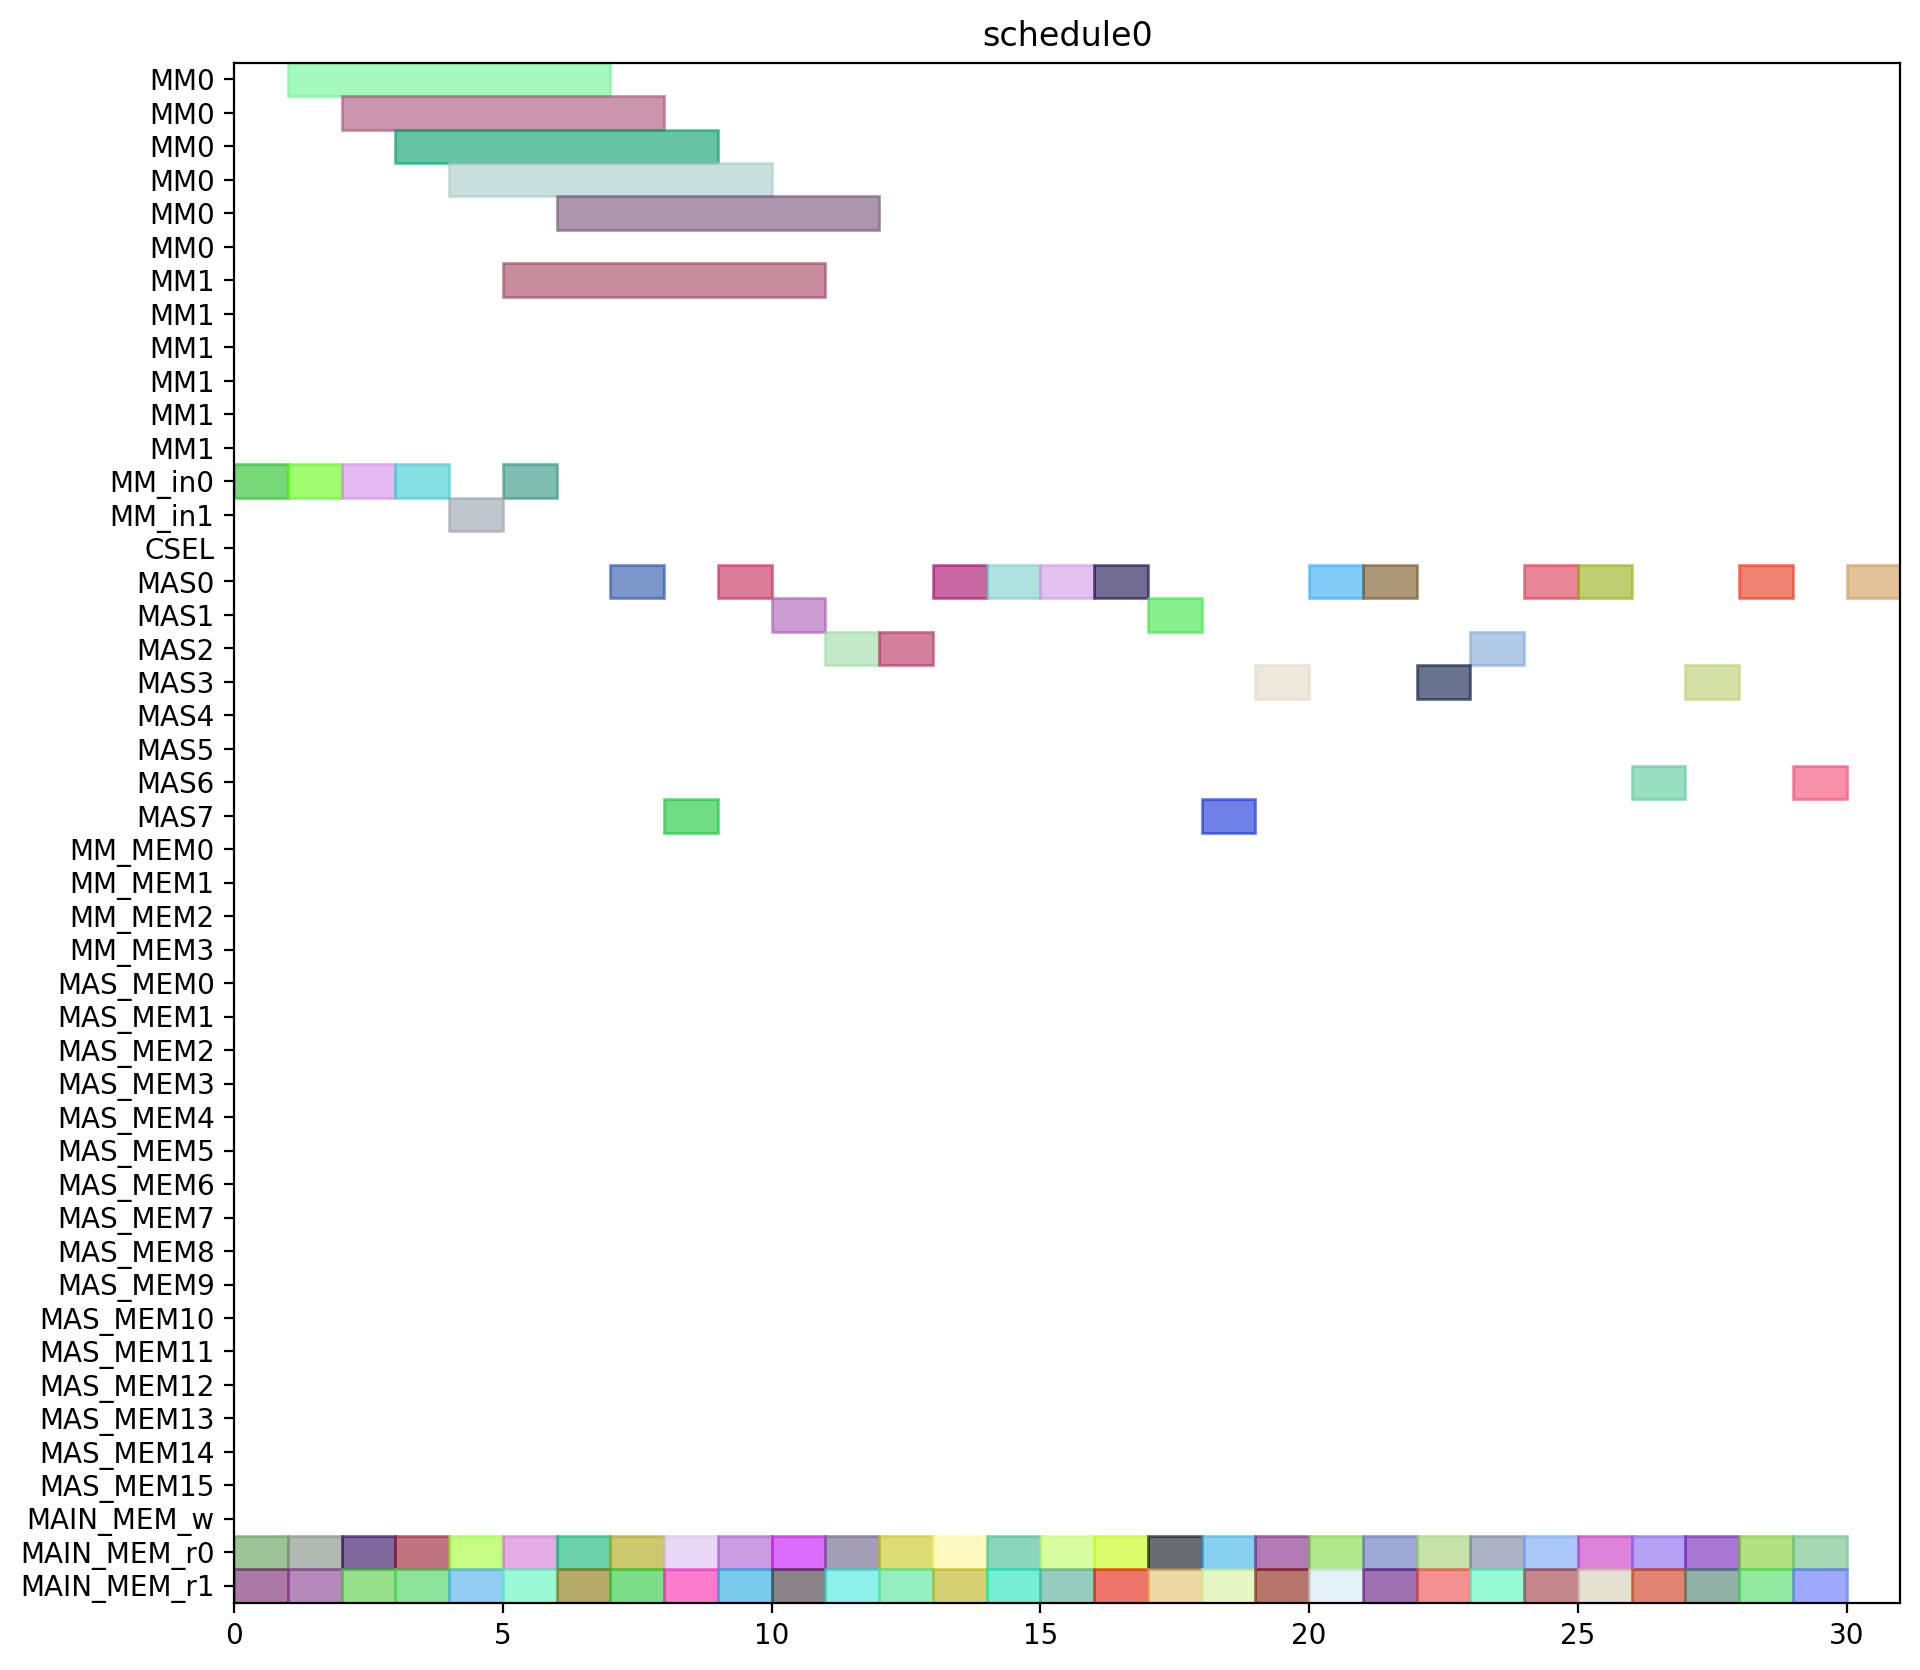

This figure's Python source:
from pyschedule import Scenario, solvers, plotters, alt


def solve():
	horizon = 120
	S = Scenario("schedule0", horizon=horizon)

	# resource
	MM = S.Resources('MM', num=2, size=6)
	MM_in = S.Resources('MM_in', num=2)
	CSEL = S.Resource('CSEL')
	MAS = S.Resources('MAS', num=8, size=1, periods=range(1, horizon))
	MM_MEM = S.Resources('MM_MEM', num=4)
	MAS_MEM = S.Resources('MAS_MEM', num=16)
	MAIN_MEM_w = S.Resource('MAIN_MEM_w', size=1)
	MAIN_MEM_r = S.Resources('MAIN_MEM_r', num=2)

	# result of previous scheduling

	# new tasks
	c_t0_a1_0 = S.Task('c_t0_a1_0', length=1, delay_cost=1)
	c_t0_a1_0 += alt(MAS)
	c_t0_a1_0_mem0 = S.Task('c_t0_a1_0_mem0', length=1, delay_cost=1)
	c_t0_a1_0_mem0 += MAIN_MEM_r[0]
	S += c_t0_a1_0_mem0 <= c_t0_a1_0

	c_t0_a1_0_mem1 = S.Task('c_t0_a1_0_mem1', length=1, delay_cost=1)
	c_t0_a1_0_mem1 += MAIN_MEM_r[1]
	S += c_t0_a1_0_mem1 <= c_t0_a1_0

	c_t0_a1_1 = S.Task('c_t0_a1_1', length=1, delay_cost=1)
	c_t0_a1_1 += alt(MAS)
	c_t0_a1_1_mem0 = S.Task('c_t0_a1_1_mem0', length=1, delay_cost=1)
	c_t0_a1_1_mem0 += MAIN_MEM_r[0]
	S += c_t0_a1_1_mem0 <= c_t0_a1_1

	c_t0_a1_1_mem1 = S.Task('c_t0_a1_1_mem1', length=1, delay_cost=1)
	c_t0_a1_1_mem1 += MAIN_MEM_r[1]
	S += c_t0_a1_1_mem1 <= c_t0_a1_1

	c_t0_t10 = S.Task('c_t0_t10', length=1, delay_cost=1)
	c_t0_t10 += alt(MAS)
	c_t0_t10_mem0 = S.Task('c_t0_t10_mem0', length=1, delay_cost=1)
	c_t0_t10_mem0 += MAIN_MEM_r[0]
	S += c_t0_t10_mem0 <= c_t0_t10

	c_t0_t10_mem1 = S.Task('c_t0_t10_mem1', length=1, delay_cost=1)
	c_t0_t10_mem1 += MAIN_MEM_r[1]
	S += c_t0_t10_mem1 <= c_t0_t10

	c_t0_t11 = S.Task('c_t0_t11', length=1, delay_cost=1)
	c_t0_t11 += alt(MAS)
	c_t0_t11_mem0 = S.Task('c_t0_t11_mem0', length=1, delay_cost=1)
	c_t0_t11_mem0 += MAIN_MEM_r[0]
	S += c_t0_t11_mem0 <= c_t0_t11

	c_t0_t11_mem1 = S.Task('c_t0_t11_mem1', length=1, delay_cost=1)
	c_t0_t11_mem1 += MAIN_MEM_r[1]
	S += c_t0_t11_mem1 <= c_t0_t11

	c_t0_t3_t0 = S.Task('c_t0_t3_t0', length=6, delay_cost=1)
	c_t0_t3_t0 += alt(MM)
	c_t0_t3_t0_in = S.Task('c_t0_t3_t0_in', length=1, delay_cost=1)
	c_t0_t3_t0_in += alt(MM_in)
	S += c_t0_t3_t0_in*MM_in[0]<=c_t0_t3_t0*MM[0]
	S += c_t0_t3_t0_in*MM_in[1]<=c_t0_t3_t0*MM[1]
	c_t0_t3_t0_mem0 = S.Task('c_t0_t3_t0_mem0', length=1, delay_cost=1)
	c_t0_t3_t0_mem0 += MAIN_MEM_r[0]
	S += c_t0_t3_t0_mem0 <= c_t0_t3_t0

	c_t0_t3_t0_mem1 = S.Task('c_t0_t3_t0_mem1', length=1, delay_cost=1)
	c_t0_t3_t0_mem1 += MAIN_MEM_r[1]
	S += c_t0_t3_t0_mem1 <= c_t0_t3_t0

	c_t0_t3_t1 = S.Task('c_t0_t3_t1', length=6, delay_cost=1)
	c_t0_t3_t1 += alt(MM)
	c_t0_t3_t1_in = S.Task('c_t0_t3_t1_in', length=1, delay_cost=1)
	c_t0_t3_t1_in += alt(MM_in)
	S += c_t0_t3_t1_in*MM_in[0]<=c_t0_t3_t1*MM[0]
	S += c_t0_t3_t1_in*MM_in[1]<=c_t0_t3_t1*MM[1]
	c_t0_t3_t1_mem0 = S.Task('c_t0_t3_t1_mem0', length=1, delay_cost=1)
	c_t0_t3_t1_mem0 += MAIN_MEM_r[0]
	S += c_t0_t3_t1_mem0 <= c_t0_t3_t1

	c_t0_t3_t1_mem1 = S.Task('c_t0_t3_t1_mem1', length=1, delay_cost=1)
	c_t0_t3_t1_mem1 += MAIN_MEM_r[1]
	S += c_t0_t3_t1_mem1 <= c_t0_t3_t1

	c_t0_t3_t2 = S.Task('c_t0_t3_t2', length=1, delay_cost=1)
	c_t0_t3_t2 += alt(MAS)
	c_t0_t3_t2_mem0 = S.Task('c_t0_t3_t2_mem0', length=1, delay_cost=1)
	c_t0_t3_t2_mem0 += MAIN_MEM_r[0]
	S += c_t0_t3_t2_mem0 <= c_t0_t3_t2

	c_t0_t3_t2_mem1 = S.Task('c_t0_t3_t2_mem1', length=1, delay_cost=1)
	c_t0_t3_t2_mem1 += MAIN_MEM_r[1]
	S += c_t0_t3_t2_mem1 <= c_t0_t3_t2

	c_t0_t3_t3 = S.Task('c_t0_t3_t3', length=1, delay_cost=1)
	c_t0_t3_t3 += alt(MAS)
	c_t0_t3_t3_mem0 = S.Task('c_t0_t3_t3_mem0', length=1, delay_cost=1)
	c_t0_t3_t3_mem0 += MAIN_MEM_r[0]
	S += c_t0_t3_t3_mem0 <= c_t0_t3_t3

	c_t0_t3_t3_mem1 = S.Task('c_t0_t3_t3_mem1', length=1, delay_cost=1)
	c_t0_t3_t3_mem1 += MAIN_MEM_r[1]
	S += c_t0_t3_t3_mem1 <= c_t0_t3_t3

	c_t1_a1_0 = S.Task('c_t1_a1_0', length=1, delay_cost=1)
	c_t1_a1_0 += alt(MAS)
	c_t1_a1_0_mem0 = S.Task('c_t1_a1_0_mem0', length=1, delay_cost=1)
	c_t1_a1_0_mem0 += MAIN_MEM_r[0]
	S += c_t1_a1_0_mem0 <= c_t1_a1_0

	c_t1_a1_0_mem1 = S.Task('c_t1_a1_0_mem1', length=1, delay_cost=1)
	c_t1_a1_0_mem1 += MAIN_MEM_r[1]
	S += c_t1_a1_0_mem1 <= c_t1_a1_0

	c_t1_a1_1 = S.Task('c_t1_a1_1', length=1, delay_cost=1)
	c_t1_a1_1 += alt(MAS)
	c_t1_a1_1_mem0 = S.Task('c_t1_a1_1_mem0', length=1, delay_cost=1)
	c_t1_a1_1_mem0 += MAIN_MEM_r[0]
	S += c_t1_a1_1_mem0 <= c_t1_a1_1

	c_t1_a1_1_mem1 = S.Task('c_t1_a1_1_mem1', length=1, delay_cost=1)
	c_t1_a1_1_mem1 += MAIN_MEM_r[1]
	S += c_t1_a1_1_mem1 <= c_t1_a1_1

	c_t1_t10 = S.Task('c_t1_t10', length=1, delay_cost=1)
	c_t1_t10 += alt(MAS)
	c_t1_t10_mem0 = S.Task('c_t1_t10_mem0', length=1, delay_cost=1)
	c_t1_t10_mem0 += MAIN_MEM_r[0]
	S += c_t1_t10_mem0 <= c_t1_t10

	c_t1_t10_mem1 = S.Task('c_t1_t10_mem1', length=1, delay_cost=1)
	c_t1_t10_mem1 += MAIN_MEM_r[1]
	S += c_t1_t10_mem1 <= c_t1_t10

	c_t1_t11 = S.Task('c_t1_t11', length=1, delay_cost=1)
	c_t1_t11 += alt(MAS)
	c_t1_t11_mem0 = S.Task('c_t1_t11_mem0', length=1, delay_cost=1)
	c_t1_t11_mem0 += MAIN_MEM_r[0]
	S += c_t1_t11_mem0 <= c_t1_t11

	c_t1_t11_mem1 = S.Task('c_t1_t11_mem1', length=1, delay_cost=1)
	c_t1_t11_mem1 += MAIN_MEM_r[1]
	S += c_t1_t11_mem1 <= c_t1_t11

	c_t1_t3_t0 = S.Task('c_t1_t3_t0', length=6, delay_cost=1)
	c_t1_t3_t0 += alt(MM)
	c_t1_t3_t0_in = S.Task('c_t1_t3_t0_in', length=1, delay_cost=1)
	c_t1_t3_t0_in += alt(MM_in)
	S += c_t1_t3_t0_in*MM_in[0]<=c_t1_t3_t0*MM[0]
	S += c_t1_t3_t0_in*MM_in[1]<=c_t1_t3_t0*MM[1]
	c_t1_t3_t0_mem0 = S.Task('c_t1_t3_t0_mem0', length=1, delay_cost=1)
	c_t1_t3_t0_mem0 += MAIN_MEM_r[0]
	S += c_t1_t3_t0_mem0 <= c_t1_t3_t0

	c_t1_t3_t0_mem1 = S.Task('c_t1_t3_t0_mem1', length=1, delay_cost=1)
	c_t1_t3_t0_mem1 += MAIN_MEM_r[1]
	S += c_t1_t3_t0_mem1 <= c_t1_t3_t0

	c_t1_t3_t1 = S.Task('c_t1_t3_t1', length=6, delay_cost=1)
	c_t1_t3_t1 += alt(MM)
	c_t1_t3_t1_in = S.Task('c_t1_t3_t1_in', length=1, delay_cost=1)
	c_t1_t3_t1_in += alt(MM_in)
	S += c_t1_t3_t1_in*MM_in[0]<=c_t1_t3_t1*MM[0]
	S += c_t1_t3_t1_in*MM_in[1]<=c_t1_t3_t1*MM[1]
	c_t1_t3_t1_mem0 = S.Task('c_t1_t3_t1_mem0', length=1, delay_cost=1)
	c_t1_t3_t1_mem0 += MAIN_MEM_r[0]
	S += c_t1_t3_t1_mem0 <= c_t1_t3_t1

	c_t1_t3_t1_mem1 = S.Task('c_t1_t3_t1_mem1', length=1, delay_cost=1)
	c_t1_t3_t1_mem1 += MAIN_MEM_r[1]
	S += c_t1_t3_t1_mem1 <= c_t1_t3_t1

	c_t1_t3_t2 = S.Task('c_t1_t3_t2', length=1, delay_cost=1)
	c_t1_t3_t2 += alt(MAS)
	c_t1_t3_t2_mem0 = S.Task('c_t1_t3_t2_mem0', length=1, delay_cost=1)
	c_t1_t3_t2_mem0 += MAIN_MEM_r[0]
	S += c_t1_t3_t2_mem0 <= c_t1_t3_t2

	c_t1_t3_t2_mem1 = S.Task('c_t1_t3_t2_mem1', length=1, delay_cost=1)
	c_t1_t3_t2_mem1 += MAIN_MEM_r[1]
	S += c_t1_t3_t2_mem1 <= c_t1_t3_t2

	c_t1_t3_t3 = S.Task('c_t1_t3_t3', length=1, delay_cost=1)
	c_t1_t3_t3 += alt(MAS)
	c_t1_t3_t3_mem0 = S.Task('c_t1_t3_t3_mem0', length=1, delay_cost=1)
	c_t1_t3_t3_mem0 += MAIN_MEM_r[0]
	S += c_t1_t3_t3_mem0 <= c_t1_t3_t3

	c_t1_t3_t3_mem1 = S.Task('c_t1_t3_t3_mem1', length=1, delay_cost=1)
	c_t1_t3_t3_mem1 += MAIN_MEM_r[1]
	S += c_t1_t3_t3_mem1 <= c_t1_t3_t3

	c_t2_a1_0 = S.Task('c_t2_a1_0', length=1, delay_cost=1)
	c_t2_a1_0 += alt(MAS)
	c_t2_a1_0_mem0 = S.Task('c_t2_a1_0_mem0', length=1, delay_cost=1)
	c_t2_a1_0_mem0 += MAIN_MEM_r[0]
	S += c_t2_a1_0_mem0 <= c_t2_a1_0

	c_t2_a1_0_mem1 = S.Task('c_t2_a1_0_mem1', length=1, delay_cost=1)
	c_t2_a1_0_mem1 += MAIN_MEM_r[1]
	S += c_t2_a1_0_mem1 <= c_t2_a1_0

	c_t2_a1_1 = S.Task('c_t2_a1_1', length=1, delay_cost=1)
	c_t2_a1_1 += alt(MAS)
	c_t2_a1_1_mem0 = S.Task('c_t2_a1_1_mem0', length=1, delay_cost=1)
	c_t2_a1_1_mem0 += MAIN_MEM_r[0]
	S += c_t2_a1_1_mem0 <= c_t2_a1_1

	c_t2_a1_1_mem1 = S.Task('c_t2_a1_1_mem1', length=1, delay_cost=1)
	c_t2_a1_1_mem1 += MAIN_MEM_r[1]
	S += c_t2_a1_1_mem1 <= c_t2_a1_1

	c_t2_t10 = S.Task('c_t2_t10', length=1, delay_cost=1)
	c_t2_t10 += alt(MAS)
	c_t2_t10_mem0 = S.Task('c_t2_t10_mem0', length=1, delay_cost=1)
	c_t2_t10_mem0 += MAIN_MEM_r[0]
	S += c_t2_t10_mem0 <= c_t2_t10

	c_t2_t10_mem1 = S.Task('c_t2_t10_mem1', length=1, delay_cost=1)
	c_t2_t10_mem1 += MAIN_MEM_r[1]
	S += c_t2_t10_mem1 <= c_t2_t10

	c_t2_t11 = S.Task('c_t2_t11', length=1, delay_cost=1)
	c_t2_t11 += alt(MAS)
	c_t2_t11_mem0 = S.Task('c_t2_t11_mem0', length=1, delay_cost=1)
	c_t2_t11_mem0 += MAIN_MEM_r[0]
	S += c_t2_t11_mem0 <= c_t2_t11

	c_t2_t11_mem1 = S.Task('c_t2_t11_mem1', length=1, delay_cost=1)
	c_t2_t11_mem1 += MAIN_MEM_r[1]
	S += c_t2_t11_mem1 <= c_t2_t11

	c_t2_t3_t0 = S.Task('c_t2_t3_t0', length=6, delay_cost=1)
	c_t2_t3_t0 += alt(MM)
	c_t2_t3_t0_in = S.Task('c_t2_t3_t0_in', length=1, delay_cost=1)
	c_t2_t3_t0_in += alt(MM_in)
	S += c_t2_t3_t0_in*MM_in[0]<=c_t2_t3_t0*MM[0]
	S += c_t2_t3_t0_in*MM_in[1]<=c_t2_t3_t0*MM[1]
	c_t2_t3_t0_mem0 = S.Task('c_t2_t3_t0_mem0', length=1, delay_cost=1)
	c_t2_t3_t0_mem0 += MAIN_MEM_r[0]
	S += c_t2_t3_t0_mem0 <= c_t2_t3_t0

	c_t2_t3_t0_mem1 = S.Task('c_t2_t3_t0_mem1', length=1, delay_cost=1)
	c_t2_t3_t0_mem1 += MAIN_MEM_r[1]
	S += c_t2_t3_t0_mem1 <= c_t2_t3_t0

	c_t2_t3_t1 = S.Task('c_t2_t3_t1', length=6, delay_cost=1)
	c_t2_t3_t1 += alt(MM)
	c_t2_t3_t1_in = S.Task('c_t2_t3_t1_in', length=1, delay_cost=1)
	c_t2_t3_t1_in += alt(MM_in)
	S += c_t2_t3_t1_in*MM_in[0]<=c_t2_t3_t1*MM[0]
	S += c_t2_t3_t1_in*MM_in[1]<=c_t2_t3_t1*MM[1]
	c_t2_t3_t1_mem0 = S.Task('c_t2_t3_t1_mem0', length=1, delay_cost=1)
	c_t2_t3_t1_mem0 += MAIN_MEM_r[0]
	S += c_t2_t3_t1_mem0 <= c_t2_t3_t1

	c_t2_t3_t1_mem1 = S.Task('c_t2_t3_t1_mem1', length=1, delay_cost=1)
	c_t2_t3_t1_mem1 += MAIN_MEM_r[1]
	S += c_t2_t3_t1_mem1 <= c_t2_t3_t1

	c_t2_t3_t2 = S.Task('c_t2_t3_t2', length=1, delay_cost=1)
	c_t2_t3_t2 += alt(MAS)
	c_t2_t3_t2_mem0 = S.Task('c_t2_t3_t2_mem0', length=1, delay_cost=1)
	c_t2_t3_t2_mem0 += MAIN_MEM_r[0]
	S += c_t2_t3_t2_mem0 <= c_t2_t3_t2

	c_t2_t3_t2_mem1 = S.Task('c_t2_t3_t2_mem1', length=1, delay_cost=1)
	c_t2_t3_t2_mem1 += MAIN_MEM_r[1]
	S += c_t2_t3_t2_mem1 <= c_t2_t3_t2

	c_t2_t3_t3 = S.Task('c_t2_t3_t3', length=1, delay_cost=1)
	c_t2_t3_t3 += alt(MAS)
	c_t2_t3_t3_mem0 = S.Task('c_t2_t3_t3_mem0', length=1, delay_cost=1)
	c_t2_t3_t3_mem0 += MAIN_MEM_r[0]
	S += c_t2_t3_t3_mem0 <= c_t2_t3_t3

	c_t2_t3_t3_mem1 = S.Task('c_t2_t3_t3_mem1', length=1, delay_cost=1)
	c_t2_t3_t3_mem1 += MAIN_MEM_r[1]
	S += c_t2_t3_t3_mem1 <= c_t2_t3_t3

	c_t3000 = S.Task('c_t3000', length=1, delay_cost=1)
	c_t3000 += alt(MAS)
	c_t3000_mem0 = S.Task('c_t3000_mem0', length=1, delay_cost=1)
	c_t3000_mem0 += MAIN_MEM_r[0]
	S += c_t3000_mem0 <= c_t3000

	c_t3000_mem1 = S.Task('c_t3000_mem1', length=1, delay_cost=1)
	c_t3000_mem1 += MAIN_MEM_r[1]
	S += c_t3000_mem1 <= c_t3000

	c_t3001 = S.Task('c_t3001', length=1, delay_cost=1)
	c_t3001 += alt(MAS)
	c_t3001_mem0 = S.Task('c_t3001_mem0', length=1, delay_cost=1)
	c_t3001_mem0 += MAIN_MEM_r[0]
	S += c_t3001_mem0 <= c_t3001

	c_t3001_mem1 = S.Task('c_t3001_mem1', length=1, delay_cost=1)
	c_t3001_mem1 += MAIN_MEM_r[1]
	S += c_t3001_mem1 <= c_t3001

	c_t3010 = S.Task('c_t3010', length=1, delay_cost=1)
	c_t3010 += alt(MAS)
	c_t3010_mem0 = S.Task('c_t3010_mem0', length=1, delay_cost=1)
	c_t3010_mem0 += MAIN_MEM_r[0]
	S += c_t3010_mem0 <= c_t3010

	c_t3010_mem1 = S.Task('c_t3010_mem1', length=1, delay_cost=1)
	c_t3010_mem1 += MAIN_MEM_r[1]
	S += c_t3010_mem1 <= c_t3010

	c_t3011 = S.Task('c_t3011', length=1, delay_cost=1)
	c_t3011 += alt(MAS)
	c_t3011_mem0 = S.Task('c_t3011_mem0', length=1, delay_cost=1)
	c_t3011_mem0 += MAIN_MEM_r[0]
	S += c_t3011_mem0 <= c_t3011

	c_t3011_mem1 = S.Task('c_t3011_mem1', length=1, delay_cost=1)
	c_t3011_mem1 += MAIN_MEM_r[1]
	S += c_t3011_mem1 <= c_t3011

	c_t4000 = S.Task('c_t4000', length=1, delay_cost=1)
	c_t4000 += alt(MAS)
	c_t4000_mem0 = S.Task('c_t4000_mem0', length=1, delay_cost=1)
	c_t4000_mem0 += MAIN_MEM_r[0]
	S += c_t4000_mem0 <= c_t4000

	c_t4000_mem1 = S.Task('c_t4000_mem1', length=1, delay_cost=1)
	c_t4000_mem1 += MAIN_MEM_r[1]
	S += c_t4000_mem1 <= c_t4000

	c_t4001 = S.Task('c_t4001', length=1, delay_cost=1)
	c_t4001 += alt(MAS)
	c_t4001_mem0 = S.Task('c_t4001_mem0', length=1, delay_cost=1)
	c_t4001_mem0 += MAIN_MEM_r[0]
	S += c_t4001_mem0 <= c_t4001

	c_t4001_mem1 = S.Task('c_t4001_mem1', length=1, delay_cost=1)
	c_t4001_mem1 += MAIN_MEM_r[1]
	S += c_t4001_mem1 <= c_t4001

	solvers.mip.solve(S,msg=1,kind='CPLEX',ratio_gap=1.01)

	solution = [['hoge']*len(S.solution()[1]) for i in range(len(S.solution()))]
	for i in range(len(S.solution())):
		for j in range(len(S.solution()[i])):
			solution[i][j]=str(S.solution()[i][j])
	print(solution)

	cycles = int(solution[-1][3])

	pic_file_name = "/home/mfukuda/ABE/multiRAM_multiMAS_16mux/scheduling_result/stage6MM2_stage1MAS8/SQR/schedule0.png"
	if(S.solution() != []):
		plotters.matplotlib.plot(S,img_filename=pic_file_name, show_task_labels=False, fig_size=(cycles*0.25+3, 10))

	return solution
